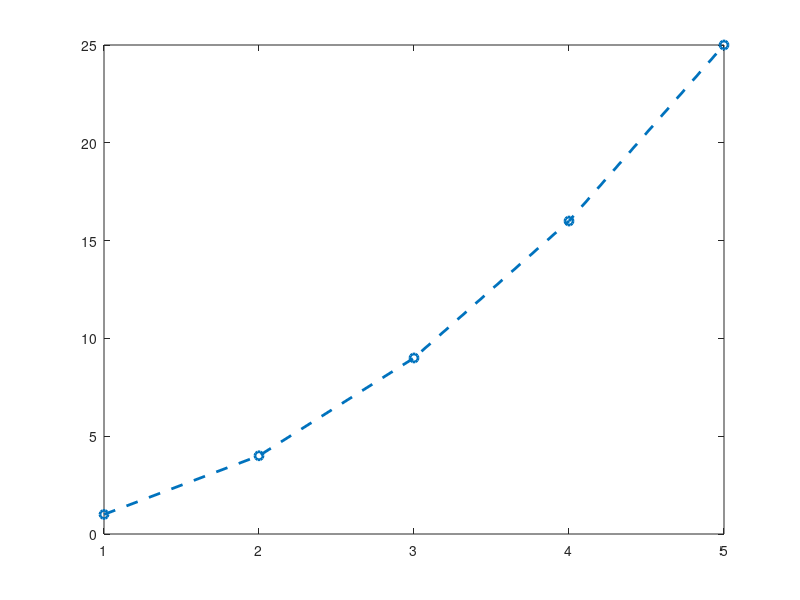

Source code (MATLAB): (Note: this script raises an error after producing the figure.)
clear;

% graphics_handle — plot-family handles, set/get, dot-syntax, gca/gcf,
% unified delete (portion 29).

h = plot(1:5, (1:5).^2);
fprintf('class(h) = %s (expect matlab.graphics.chart.primitive.Line)\n', class(h));
fprintf('get(h,''LineWidth'') = %g (expect 0.5)\n', get(h, 'LineWidth'));

set(h, 'LineWidth', 2, 'LineStyle', '--', 'Marker', 'o');
fprintf('after set: LineWidth=%g (expect 2), LineStyle=%s (expect --), Marker=%s (expect o)\n', ...
        get(h, 'LineWidth'), get(h, 'LineStyle'), get(h, 'Marker'));

h.LineWidth = 3;
fprintf('dot write: h.LineWidth = %g (expect 3)\n', h.LineWidth);
fprintf('h.Type = %s (expect line), h.Color = [%g %g %g] (expect [0 0.447 0.741])\n', ...
        h.Type, h.Color(1), h.Color(2), h.Color(3));

set(h, 'YData', [10 20 30 40 50]);
fprintf('YData(3) after set = %g (expect 30)\n', get(h, 'YData')(3));

a = gca;
fprintf('class(a) = %s (expect matlab.graphics.axis.Axes), a.Type = %s (expect axes)\n', ...
        class(a), a.Type);
set(a, 'XLim', [0 10], 'Title', 'Handle smoke');
fprintf('get(a,''XLim'') = [%g %g] (expect [0 10]), Title = %s\n', ...
        get(a, 'XLim'), get(a, 'Title'));

f = gcf;
fprintf('class(f) = %s (expect matlab.ui.Figure), f.Number = %g (expect 1)\n', ...
        class(f), f.Number);

hold on;
h2 = plot(1:5, 1:5);
fprintf('h == h2 = %g (expect 0), h == h = %g (expect 1)\n', h == h2, h == h);

hs = plot(1:5, 1:5, 1:5, 2:6);
fprintf('numel(hs) = %g (expect 2) — multi-series form\n', numel(hs));

delete(h2);
fprintf('after delete: ishandle(h2) = %g (expect 0), ishandle(h) = %g (expect 1)\n', ...
        ishandle(h2), ishandle(h));

s = get(h);
fprintf('get(h) struct: LineWidth = %g (expect 3), Type = %s (expect line)\n', ...
        s.LineWidth, s.Type);

fprintf('isa(h, ''handle'') = %g (expect 1), isgraphics(h) = %g (expect 1)\n', ...
        isa(h, 'handle'), isgraphics(h));
